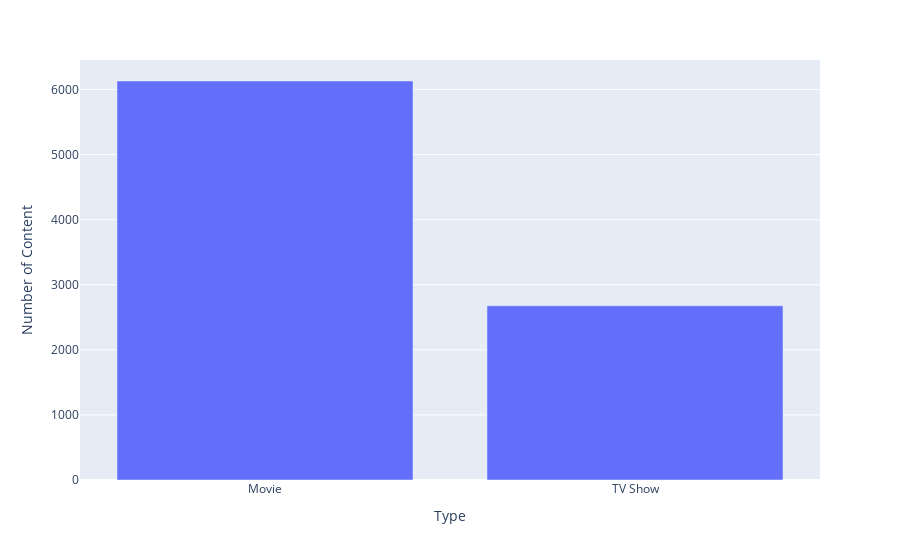

Notebook code for this chart:
### Code cell
fig = px.bar(df,x=df['type'].value_counts().keys(),y=df['type'].value_counts(),
labels=dict(x="Type", y="Number of Content"))
fig.show()

### Figure 1 — Plotly figure (JSON) as saved in the notebook; plotly's stock layout.template omitted (floating-point values rounded to 4 significant figures)
{"data": [{"alignmentgroup": "True", "hovertemplate": "Type=%{x}<br>Number of Content=%{y}<extra></extra>", "legendgroup": "", "marker": {"color": "#636efa", "pattern": {"shape": ""}}, "name": "", "offsetgroup": "", "orientation": "v", "showlegend": false, "textposition": "auto", "type": "bar", "x": ["Movie", "TV Show"], "xaxis": "x", "y": [6131, 2676], "yaxis": "y"}], "layout": {"barmode": "relative", "legend": {"tracegroupgap": 0}, "margin": {"t": 60}, "xaxis": {"anchor": "y", "domain": [0, 1], "title": {"text": "Type"}}, "yaxis": {"anchor": "x", "domain": [0, 1], "title": {"text": "Number of Content"}}}}
